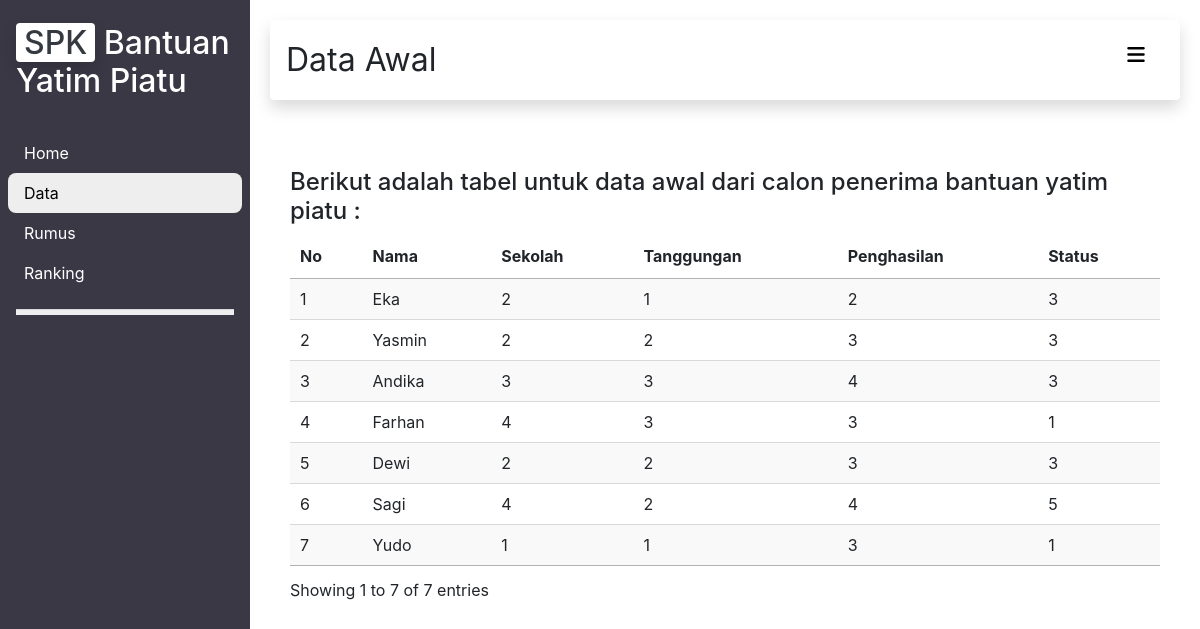
The app's page /data.php with its own data.
### tables this page shows
CREATE TABLE IF NOT EXISTS `data_mentah` (
  `id` int(2) NOT NULL AUTO_INCREMENT,
  `nama` varchar(255) NOT NULL,
  `sekolah` int(2) NOT NULL,
  `tanggungan` int(2) NOT NULL,
  `penghasilan` int(2) NOT NULL,
  `status` int(2) NOT NULL,
  PRIMARY KEY (`id`)
);

### data.php (the view, shortened to what this page needs)
<!DOCTYPE html>
<html lang="en">
<head>
    <link href="vendor/fontawesome-free/css/all.min.css" rel="stylesheet" type="text/css">
    <link rel="stylesheet" href="https://cdn.datatables.net/1.13.1/css/jquery.dataTables.min.css">
    <link rel="stylesheet" href="https://cdn.jsdelivr.net/npm/bootstrap@4.6.2/dist/css/bootstrap.min.css">
    <link rel="stylesheet" href="css/style.css">
</head>
<body id="page-top">
    <div class="maincontent-wrapper d-flex">
        <div class="sidebar" id="side_nav">
            <div class="header-box px-3 pt-4 pb-4">
                <h1 class="fs-4" id="fs-4">
                    <span class="bg-white text-dark rounded shadow px-2">SPK</span>
                    <span class="text-white">Bantuan Yatim Piatu</span>
                </h1>
            </div>
            <ul class="list-unstyled px-2">
                <li class=""><a href="index.php" class="text-decoration-none px-3 py-2 d-block">Home</a></li>
                <li class="active"><a href="#" class="text-decoration-none px-3 py-2 d-block">Data</a></li>
                <li class=""><a href="halaman_rumus/normalisasi.php" class="text-decoration-none px-3 py-2 d-block">Rumus</a></li>
                <li class=""><a href="perangkingan.php" class="text-decoration-none px-3 py-2 d-block">Ranking</a></li>
            </ul>
            <hr class="h-color mx-3">
        </div>
        <div class="content" style="margin: 20px;">
            <nav class="navbar bg-dark shadow p-3 mb-5 bg-white rounded" id="navbar">
                <a style="font-size: 2rem;">Data Awal</a>
                <button class="navbar-toggler" type="button" data-toggle="collapse" data-target="#collapsibleNavbar">
                    <span class="navbar-toggler-icon">
                        <i class="fa-solid fa-bars"></i>
                    </span>
                </button>
            </nav>
            <div class="dashboard-content">
                <h4>Berikut adalah tabel untuk data awal dari calon penerima bantuan yatim piatu :</h4>
                <table id="table-data-mentah" class="display" style="width:100%">
                    <thead>
                        <tr>
                            <th scope="col">No</th>
                            <th scope="col">Nama</th>
                            <th scope="col">Sekolah</th>
                            <th scope="col">Tanggungan</th>
                            <th scope="col">Penghasilan</th>
                            <th scope="col">Status</th>
                        </tr>
                    </thead>
                    <tbody>
                        <?php
                        include("connection.php");
                        $query = "SELECT * FROM data_mentah";
                        $hasil = mysqli_query($con, $query);
                        $i = 1;
                        while ($row = mysqli_fetch_array($hasil)) {
                            echo "<tr><td>" . $i++ . "</td>";
                            echo "<td>" . $row['nama'] . "</td>";
                            echo "<td>" . $row['sekolah'] . "</td>";
                            echo "<td>" . $row['tanggungan'] . "</td>";
                            echo "<td>" . $row['penghasilan'] . "</td>";
                            echo "<td>" . $row['status'] . "</td>";
                        }
                        ?>
                    </tbody>
                </table>
            </div>
        </div>
    </div>
</body>
</html>

### css/style.css (style rules this page uses)
body { background: white; }
#side_nav { background: #3A3845; min-width: 250px; max-width: 250px; }
.content { position: relative; min-height: 100vh; width: 100%; }
hr.h-color { background: #eee; height: 5px; }
.sidebar li.active { background: #eee; border-radius: 8px; }
.sidebar li.active a, .sidebar li.active a:hover { color: black; }
.sidebar li a { color: white; }
#fs-4 { font-size: 2rem; }
.dashboard-content { padding: 20px; }

### records on screen
data_mentah: nama "Eka", sekolah "2", tanggungan "1", penghasilan "2", status "3"
data_mentah: nama "Yasmin", sekolah "2", tanggungan "2", penghasilan "3", status "3"
data_mentah: nama "Andika", sekolah "3", tanggungan "3", penghasilan "4", status "3"
data_mentah: nama "Farhan", sekolah "4", tanggungan "3", penghasilan "3", status "1"
data_mentah: nama "Dewi", sekolah "2", tanggungan "2", penghasilan "3", status "3"
data_mentah: nama "Sagi", sekolah "4", tanggungan "2", penghasilan "4", status "5"
data_mentah: nama "Yudo", sekolah "1", tanggungan "1", penghasilan "3", status "1"
